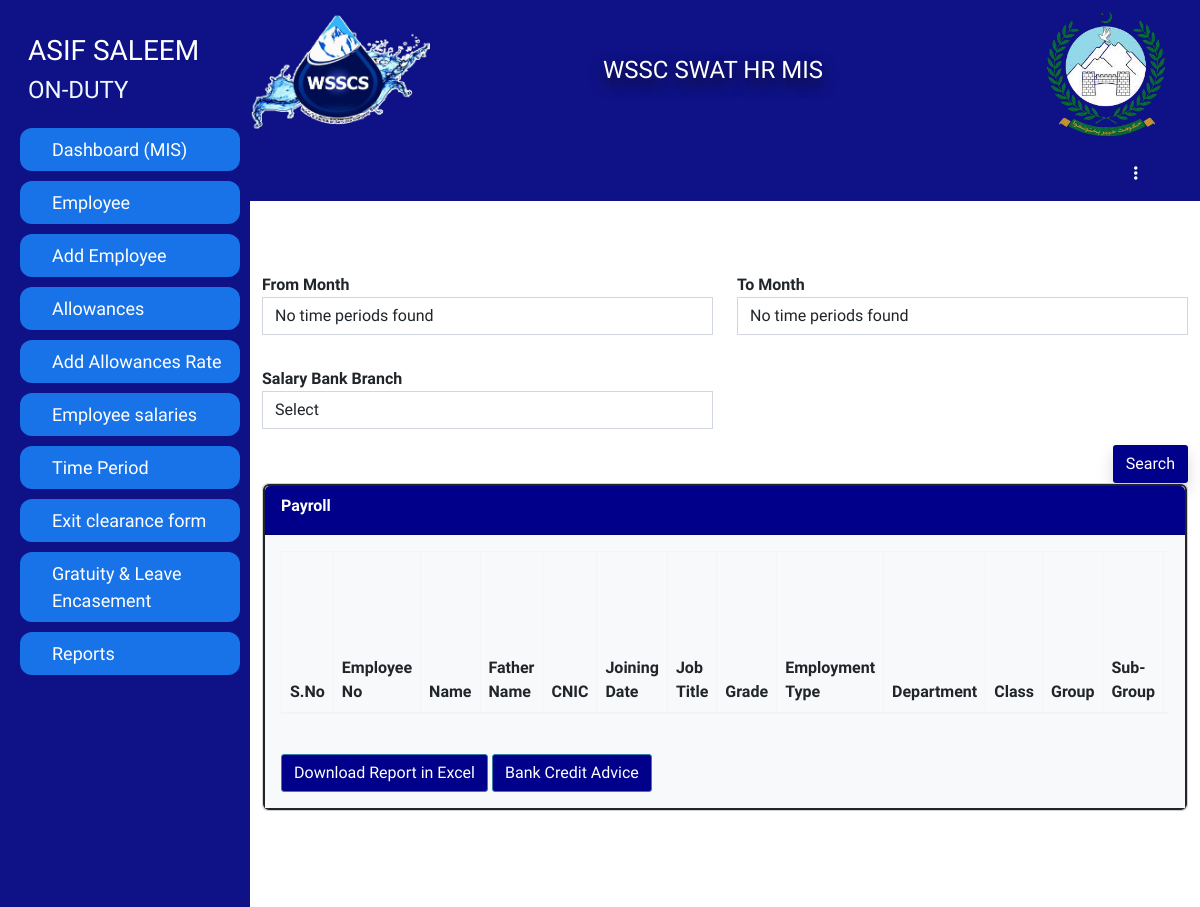
/hradmin/All payroll copy 3.php (signed in), run on the app's committed database.
### tables this page shows
CREATE TABLE `employeedata` (
  `Id` int(11) NOT NULL,
  `image` varchar(255) DEFAULT NULL,
  `fName` varchar(255) DEFAULT NULL,
  `mName` varchar(255) DEFAULT NULL,
  `lName` varchar(255) DEFAULT NULL,
  `father_Name` varchar(255) DEFAULT NULL,
  `CNIC` varchar(15) DEFAULT NULL,
  `email` varchar(255) DEFAULT NULL,
  `pAddress` varchar(255) DEFAULT NULL,
  `cAddress` varchar(255) DEFAULT NULL,
  `city` varchar(255) DEFAULT NULL,
  `postAddress` varchar(255) DEFAULT NULL,
  `mNumber` varchar(15) DEFAULT NULL,
  `ofphNumber` varchar(15) DEFAULT NULL,
  `Alternate_Number` varchar(15) DEFAULT NULL,
  `DofB` varchar(20) DEFAULT NULL,
  `religion` varchar(255) DEFAULT NULL,
  `gender` varchar(10) DEFAULT NULL,
  `BlGroup` varchar(5) DEFAULT NULL,
  `Domicile` varchar(255) DEFAULT NULL,
  `MaritalStatus` varchar(255) DEFAULT NULL,
  `NextofKin` varchar(255) DEFAULT NULL,
  `NextofKinCellNumber` varchar(15) DEFAULT NULL,
  `ContactPerson` varchar(255) DEFAULT NULL,
  `CPCN` varchar(15) DEFAULT NULL,
  `Employement_Group` varchar(255) DEFAULT NULL,
  `Employee_Class` varchar(255) DEFAULT NULL,
  `Employee_Group` varchar(255) DEFAULT NULL,
  `Employee_Sub_Group` varchar(255) DEFAULT NULL,
  `Employee_Quota` varchar(255) DEFAULT NULL,
  `Salary_Bank` varchar(255) DEFAULT NULL,
  `Salary_Branch` varchar(255) DEFAULT NULL,
  `Account_No` varchar(255) DEFAULT NULL,
  `Pay_Type` varchar(255) DEFAULT NULL,
  `EOBI_No` varchar(255) DEFAULT NULL,
  `Bill_Walved_Off` varchar(255) DEFAULT NULL,
  `Weekly_Working_Days` int(11) DEFAULT NULL,
  `Bill_Waived_Off` varchar(255) DEFAULT NULL,
  `Employee_Pay_Classification` varchar(255) DEFAULT NULL,
  `Grade` varchar(255) DEFAULT NULL,
  `Department` varchar(255) DEFAULT NULL,
  `Job_Tiltle` varchar(255) DEFAULT NULL,
  `Salary_Mode` varchar(255) DEFAULT NULL,
  `Status` varchar(255) DEFAULT 'NEW',
  `EmployeeNo` int(11) DEFAULT NULL,
  `Employee_Manager` int(11) DEFAULT NULL,
  `Joining_Date` varchar(20) DEFAULT NULL,
  `Contract_Expiry_Date` varchar(20) DEFAULT NULL,
  `Last_Working_Date` varchar(20) DEFAULT NULL,
  `Attendance_Supervisor` int(11) DEFAULT NULL,
  `Duty_Location` varchar(255) DEFAULT NULL,
  `Duty_Point` varchar(255) DEFAULT NULL,
  `TypeEmp` varchar(255) DEFAULT NULL,
  `type` varchar(255) DEFAULT NULL,
  `DY_Supervisor` varchar(255) DEFAULT NULL,
  `leaveAlreadyAvailed` int(255) NOT NULL DEFAULT 34
);

### hradmin/All payroll copy 3.php (the view, shortened to what this page needs)
<?php
if (!isset($_SESSION['loginid']) || !isset($_SESSION['EmployeeNumber']) || $_SESSION['Designation'] != 'HR manager') {
  error_log("Unauthorized access attempt. User: {$_SESSION['loginid']}");
  header("Location: ../logout.php");
  exit;
} else{
?><!DOCTYPE html>
<html lang="en">
  <head>
  </head>
  <body>
    <div id="main">
      <?php include ('link/desigene/sidebar.php')?>
            <div class="container-fluid m-auto py-5">
              <form action="../exselPayroll.php" target="_blank" method="post">
                <div class="row">
                  <div class="col-md-6 my-4">
                      <div class="form-group">
                        <label>From Month </label>
                        <select name="frommonth" required id="frommonth" class="form-control select2">
                        <?php
                        $select = mysqli_query($conn, "SELECT * FROM `timeperiod` WHERE `HRStatus`='ACCEPT' ORDER BY `ID` DESC");
                        if (mysqli_num_rows($select) > 0) {
                            ?>
                            <option value="">Select</option>
                            <?php
                            while ($row = mysqli_fetch_assoc($select)) {
                                $formattedDate = date('d-M-Y', strtotime($row['FromDate']));
                                echo '<option value="' . $row['FromDate'] . '">' . $formattedDate . '</option>';
                            }
                        } else {
                            echo '<option value="">No time periods found</option>';
                        }
                        ?>
                        </select>
                      </div>
                  </div>
                  <div class="col-md-6 my-4">
                      <div class="form-group">
                        <label>To Month </label>
                        <select name="tomunth" required id="tomunth" class="form-control select2">
                        <?php
                        $select = mysqli_query($conn, "SELECT * FROM `timeperiod` WHERE `HRStatus`='ACCEPT' ORDER BY `ID` DESC");
                        if (mysqli_num_rows($select) > 0) {
                            ?>
                            <option value="">Select</option>
                            <?php
                            while ($row = mysqli_fetch_assoc($select)) {
                                $formattedDate = date('d-M-Y', strtotime($row['FromDate']));
                                echo '<option value="' . $row['FromDate'] . '">' . $formattedDate . '</option>';
                            }
                        } else {
                            echo '<option value="">No time periods found</option>';
                        }
                        ?>
                        </select>
                      </div>
                  </div>
                  <div class="col-md-6 my-2">
                    <div class="form-group">
                      <label>Salary Bank Branch</label>
                      <select name="Salary_Branch" id="Salary_Branch" class="form-control ">
                    <?php
                        include ('../link/desigene/db.php');
                        $select = mysqli_query($conn,"SELECT * FROM `master` WHERE `name`='SalaryBankBranch'");
                        if(mysqli_num_rows($select)>0){
                        ?>
                            <option value="" <?php echo ($fetchdata['Salary_Branch'] == '') ? 'selected' : ''; ?>>Select</option>
                            <?php
                        }
                        ?>
                    </select>
                    </div>
                  </div>
                  <div class="col-md-12 text-end mt-2">
                    <input style="background-color: darkblue;" type="button" id="See" class="btn text-white float-right shadow" value="Search">
                  </div>
                  <div class="col-12">
                    <div class="card card-success">
                      <div class="card card-success border border-2 border-dark bg-light">
                        <div style="background-color: darkblue;" class="card-header  text-white fw-bold">
                          <div class="card-title">Payroll</div>
                        </div>
                        <div class="card-body bg-light">
                          <div class="col-lg-12 col-md-12 col-sm-12 col-xs-12 table-responsive">
                            <table  class="table table-bordered table-striped">
                            <thead>
                              <tr>
                                  <th>S.No</th>
                                  <th>Employee No	</th>
                                  <th>Name</th>
                                  <th>Father Name</th>
                                  <th>CNIC</th>
                                  <th>Joining Date</th>
                                  <th>Job Title</th>
                                  <th>Grade</th>
                                  <th>Employment Type</th>
                                  <th>Department</th>
                                  <th>Class</th>
                                  <th>Group</th>
                                  <th>Sub-Group</th>
                                  <th>Payment Mode</th>
                              </tr>
                          </thead>
                        </table>
                          </div>
                          <div class="col-md-12">
                            <div class="form-group">
                              <div class="clearfix">&nbsp;</div>
                              <button type="submit" id="submit" name="submit" style="background-color: darkblue;" class="btn btn-primary">Download Report in Excel</button>
                              <button type="submit" id="Bank" name="Bank" style="background-color: darkblue;" class="btn btn-primary">Bank Credit Advice</button>
                            </div>
                          </div>
                        </div>
                          </div>
                        </div>
                  </div>
                </div>
              </form>
            </div>
          </div>
  <div class="clearfix">&nbsp;</div>
  <div class="clearfix">&nbsp;</div>
  </body>
</html><?php }?>

### hradmin/link/desigene/sidebar.php (shortened to what this page needs)
<div id="mySidenav" class="sidenav">
  <div class="row w-100">
  <div class="profile col-12">
  <?php
      $emil= $_SESSION['EmployeeNumber'];
      include('../link/desigene/db.php');
      $selectsession=mysqli_query($conn,"SELECT * FROM `employeedata` WHERE `EmployeeNo`='$emil'");
      while($row=mysqli_fetch_array($selectsession)){
      ?>
      <h3> <?php echo $row['fName']?> <?php echo $row['lName']?></h3>
      <h4> <?php echo $row['Job_Tiltle']?></h4>
      <?php }?>
  </div>
  </div>
              <a href="index.php" class="nav-link mt-3">Dashboard (MIS)</a>
              <a href="EmployementData.php" class="nav-link">
                  Employee
                </a>
              <a class="dropbtn nav-link" href="employeePersonalInfo.php">
                  Add Employee
                </a>
                <a href="allowances_details.php" class="nav-link">
                  Allowances
                </a>
                <a href="allowancepay.php" class="nav-link">
                 Add Allowances Rate
                </a>
                <a href="employeeCountotal.php" class="nav-link">
                 Employee salaries
                </a>
                <a href="timepriod.php" class="nav-link">
                 Time Period
                </a>
                <a href="EXITCLEARANCEFORM.php" class="nav-link">
                  Exit clearance form
                </a>
                <a href="Gratuity.php">
                Gratuity & Leave Encasement
                </a>
                <a href="Leaves.php" class="nav-link">
                  Reports
                </a>
              </div>

### hradmin/css/style.css (style rules this page uses)
.sidenav { height: 100%; width: 250px; position: fixed; z-index: 1; top: 0; left: 0; background-color: #0f1286; overflow-x: hidden; transition: 0.5s; padding-top: 10px; }
.sidenav a { padding: 8px 8px 8px 32px; text-decoration: none; font-size: 10px !important; color: #fff; display: block; transition: 0.3s; background-color: #1873e8; margin-left: 20px; margin-right: 10px; margin-top: 10px; border-radius: 12px; }
#main { transition: margin-left .5s; margin-left: 250px; }
.profile { padding-left: 40px; }
.profile h3 { color: #fff; }
.profile h4 { color: aliceblue; }
.form-group label { font-weight: bold; }
.sidenav a { padding: 8px 8px 8px 32px; text-decoration: none; font-size: 18px !important; color: #fff; display: block; transition: 0.3s; background-color: #1873e8; margin-left: 20px; margin-right: 10px; margin-top: 10px; border-radius: 12px; }

### data on the page
employeedata: fName "ASIF", lName "SALEEM", Job_Tiltle "ON-DUTY"
